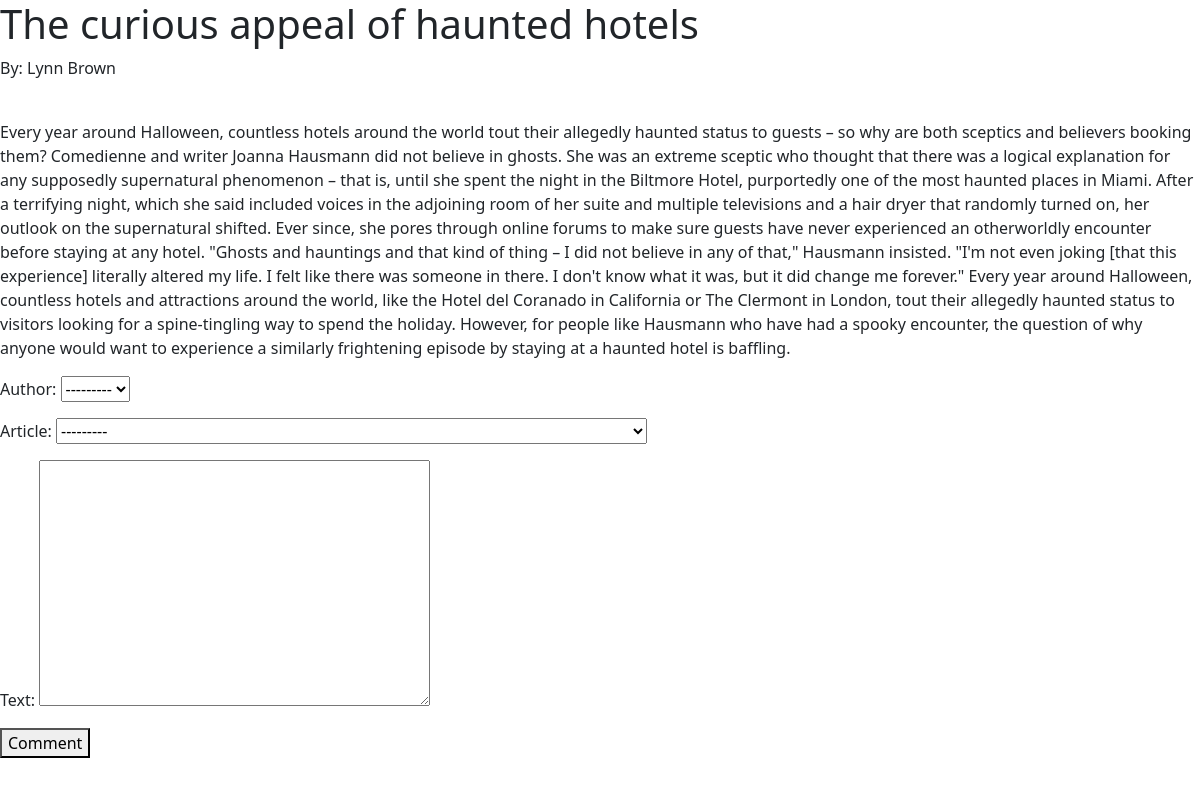
/articles/1, run on the app's committed database.
### articles/models.py (models this page shows)
class Article(models.Model):
    headline = models.CharField(max_length=300)
    author = models.CharField(max_length=100)
    image = models.URLField()
    copy = models.TextField()
    def __str__(self):
        return self.headline

### articles/views.py (the view)
# urls.py: path("<article_id>", views.view_article, name="view_article"),
def view_article(request, article_id):
    relevant_article = get_object_or_404(Article, id=article_id)
    form = CommentForm()
    comments = relevant_article.comments
    context = {
        "article": relevant_article,
        "comment_form": form,
        "comments": comments,
    }
    return render(request, 'articles/article.html', context)

### articles/forms.py
class CommentForm(forms.ModelForm):
    class Meta:
        model = Comment
        fields = ["author", "article", "text"]

### articles/templates/articles/article.html (shortened to what this page needs)
{% extends "base.html" %}
{% block content %}
    <h1> {{ article.headline }} </h1>
    <p>By: {{ article.author }}</p>
    <p> {{ article.copy}} </p>
    <form method="POST" action="{% url 'add_comment' %}">
        {{ comment_form.as_p }}
        <button type="submit">Comment</button>
    </form>
</body>
</html>
{% endblock content %}

### data on the page
Article: author "Lynn Brown", copy "Every year around Halloween, countless hotels around the world tout their allegedly haunted status to guests – so why are both sceptics and believers booking them? Comedienne and writer Joanna Hausmann did not believe in ghosts. She was an extreme sceptic who thought that there was a logical explanation for any supposedly supernatural phenomenon – that is, until she spent the night in the Biltmore Hotel, purportedly one of the most haunted places in Miami. After a terrifying night, which she said included voices in the adjoining room of her suite and multiple televisions and a hair dryer that randomly turned on, her outlook on the supernatural shifted. Ever since, she pores through online…"
